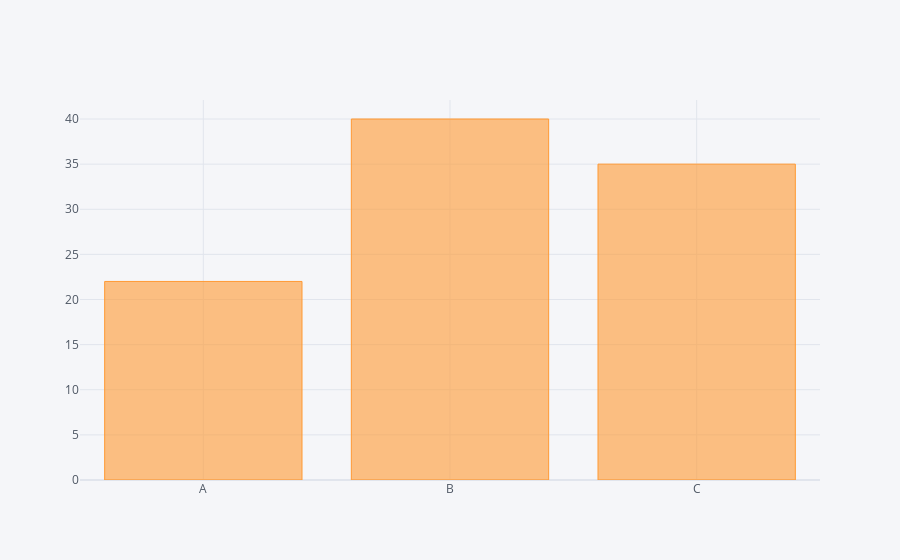

Source (notebook cell):
### Code cell
df2.iplot(kind='bar',x='Category',y='Values')

### Figure 1 — Plotly figure (JSON) as saved in the notebook; plotly's stock layout.template omitted (floating-point values rounded to 4 significant figures)
{"data": [{"marker": {"color": "rgba(255, 153, 51, 0.6)", "line": {"color": "rgba(255, 153, 51, 1.0)", "width": 1}}, "name": "Values", "orientation": "v", "text": "", "type": "bar", "x": ["A", "B", "C"], "y": [22, 40, 35]}], "layout": {"legend": {"bgcolor": "#F5F6F9", "font": {"color": "#4D5663"}}, "paper_bgcolor": "#F5F6F9", "plot_bgcolor": "#F5F6F9", "title": {"font": {"color": "#4D5663"}}, "xaxis": {"gridcolor": "#E1E5ED", "showgrid": true, "tickfont": {"color": "#4D5663"}, "title": {"font": {"color": "#4D5663"}, "text": ""}, "zerolinecolor": "#E1E5ED"}, "yaxis": {"gridcolor": "#E1E5ED", "showgrid": true, "tickfont": {"color": "#4D5663"}, "title": {"font": {"color": "#4D5663"}, "text": ""}, "zerolinecolor": "#E1E5ED"}}}
